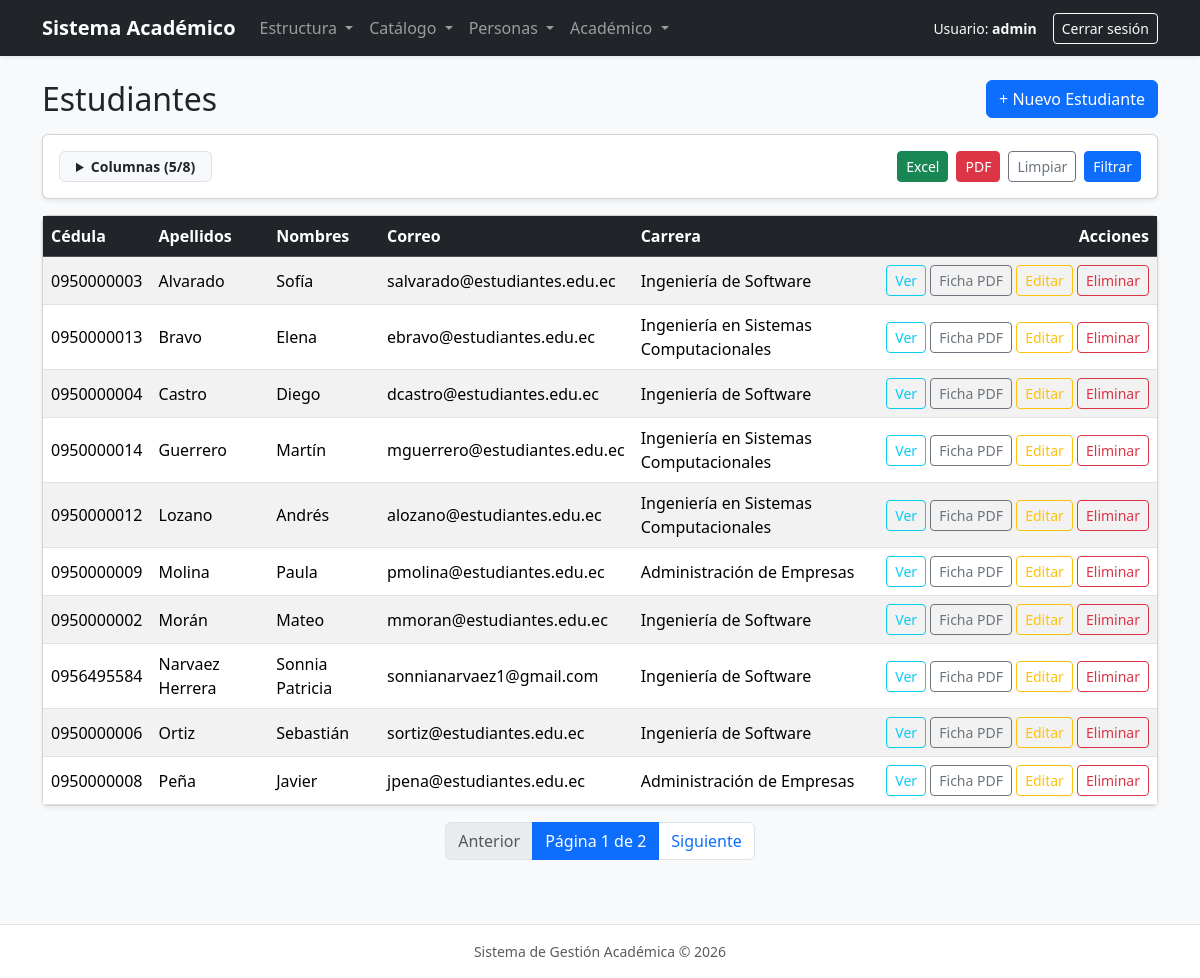
The page /academico/estudiantes/ (signed in) on the database its author committed.
### academico/models.py (models this page shows, shortened)
class Estudiante(ModeloBase):
    cedula = models.CharField(max_length=10, unique=True)
    nombres = models.CharField(max_length=100)
    apellidos = models.CharField(max_length=100)
    email = models.EmailField()
    telefono = models.CharField(max_length=15, blank=True)
    fecha_nacimiento = models.DateField(blank=True, null=True)  # opcional
    carrera = models.ForeignKey(
        Carrera, on_delete=models.PROTECT, related_name="estudiantes"
    )
    foto = models.ImageField(upload_to="estudiantes/", blank=True, null=True)
    class Meta:
        verbose_name = "Estudiante"
        verbose_name_plural = "Estudiantes"
        ordering = ["apellidos", "nombres"]

class Carrera(ModeloBase):
    facultad = models.ForeignKey(
        Facultad, on_delete=models.PROTECT, related_name="carreras"
    )
    codigo = models.CharField(max_length=20, unique=True)
    nombre = models.CharField(max_length=150)
    duracion_semestres = models.PositiveSmallIntegerField(default=8)
    class Meta:
        verbose_name = "Carrera"
        verbose_name_plural = "Carreras"
        ordering = ["nombre"]

### academico/views.py (the view, shortened to what this page needs)
# urls.py: path("estudiantes/", EstudianteListView.as_view(), name="estudiante_lista"),
class EstudianteListView(LoginRequiredMixin, ExportarMixin, ListView):
    model = Estudiante
    template_name = "academico/estudiante_lista.html"
    context_object_name = "estudiantes"
    paginate_by = 10
    titulo_reporte = "Listado de estudiantes"
    nombre_archivo = "estudiantes"
    filtro_form_class = FiltroEstudianteForm
    campos_disponibles = [
        ("cedula", "Cédula"),
        ("apellidos", "Apellidos"),
        ("nombres", "Nombres"),
        ("email", "Correo"),
        ("telefono", "Teléfono"),
        ("fecha_nacimiento", "Nacimiento"),
        ("carrera__nombre", "Carrera"),
        ("carrera__facultad__nombre", "Facultad"),
    ]
    campos_por_defecto = [
        "cedula",
        "apellidos",
        "nombres",
        "email",
        "carrera__nombre",
    ]
    def get_queryset(self):
        return Estudiante.objects.select_related("carrera__facultad").all()

### core/mixins.py (called while the page is built, shortened)
    def get_campos_seleccionados(self):
        permitidos = {ruta for ruta, _ in self.campos_disponibles}
        elegidos = [
            c for c in self.request.GET.getlist("campos") if c in permitidos
        ]
        if elegidos:
            return elegidos
        if self.campos_por_defecto:
            return list(self.campos_por_defecto)
        return [ruta for ruta, _ in self.campos_disponibles]

    def get(self, request, *args, **kwargs):
        formato = request.GET.get("exportar")
        return super().get(request, *args, **kwargs)

### core/utils.py (called while the page is built)
def valor_campo(objeto, ruta):
    actual = objeto
    for parte in ruta.split("__"):
        if actual is None:
            return ""
        metodo_display = getattr(actual, f"get_{parte}_display", None)
        if callable(metodo_display):
            actual = metodo_display()
        else:
            try:
                actual = getattr(actual, parte)
            except AttributeError:
                return ""
    if actual is None:
        return ""
    if isinstance(actual, datetime):
        return actual.strftime("%d/%m/%Y %H:%M")
    if isinstance(actual, date):
        return actual.strftime("%d/%m/%Y")
    return actual

### academico/templates/academico/estudiante_lista.html (shortened to what this page needs)
{% extends "base.html" %}
{% block contenido %}
<div class="d-flex justify-content-between align-items-center mb-3">
    <h2 class="mb-0">Estudiantes</h2>
    <a href="{% url 'academico:estudiante_crear' %}" class="btn btn-primary">
        + Nuevo Estudiante
    </a>
</div>
{% include "core/_filtros.html" %}
<div class="card shadow-sm">
    <div class="card-body p-0">
        <div class="table-responsive">
            <table class="table table-hover table-striped align-middle mb-0">
                <thead class="table-dark">
                    <tr>
                        {% for titulo in encabezados %}
                            <th>{{ titulo }}</th>
                        {% endfor %}
                        <th class="text-end">Acciones</th>
                    </tr>
                </thead>
                <tbody>
                    {% for est, valores in filas %}
                    <tr>
                        {% for val in valores %}
                            <td>{{ val|default:"-" }}</td>
                        {% endfor %}
                        <td class="text-end text-nowrap">
                            <a href="{% url 'academico:estudiante_detalle' est.pk %}" class="btn btn-sm btn-outline-info">Ver</a>
                            <a href="{% url 'academico:estudiante_pdf' est.pk %}" target="_blank" class="btn btn-sm btn-outline-secondary">Ficha PDF</a>
                            <a href="{% url 'academico:estudiante_editar' est.pk %}" class="btn btn-sm btn-outline-warning">Editar</a>
                            <a href="{% url 'academico:estudiante_eliminar' est.pk %}" class="btn btn-sm btn-outline-danger">Eliminar</a>
                        </td>
                    </tr>
                    {% empty %}
                    <tr>
                        <td colspan="{{ encabezados|length|add:1 }}" class="text-center py-4 text-muted">
                            No se encontraron estudiantes con los criterios seleccionados.
                        </td>
                    </tr>
                    {% endfor %}
                </tbody>
            </table>
        </div>
    </div>
</div>
{% if is_paginated %}
<nav aria-label="Paginación de estudiantes" class="mt-3">
    <ul class="pagination justify-content-center">
        {% if page_obj.has_previous %}
        <li class="page-item">
            <a class="page-link" href="?{% if consulta %}{{ consulta }}&{% endif %}page={{ page_obj.previous_page_number }}">
                Anterior
            </a>
        </li>
        {% else %}
        <li class="page-item disabled"><span class="page-link">Anterior</span></li>
        {% endif %}
        <li class="page-item active">
            <span class="page-link">
                Página {{ page_obj.number }} de {{ page_obj.paginator.num_pages }}
            </span>
        </li>
        {% if page_obj.has_next %}
        <li class="page-item">
            <a class="page-link" href="?{% if consulta %}{{ consulta }}&{% endif %}page={{ page_obj.next_page_number }}">
                Siguiente
            </a>
        </li>
        {% else %}
        <li class="page-item disabled"><span class="page-link">Siguiente</span></li>
        {% endif %}
    </ul>
</nav>
{% endif %}
{% endblock %}

### academico/templates/base.html (shortened to what this page needs)
<!DOCTYPE html>
<html lang="es-ec">
<head>
    <link href="https://cdn.jsdelivr.net/npm/bootstrap@5.3.3/dist/css/bootstrap.min.css" rel="stylesheet">
</head>
<body class="bg-light d-flex flex-column min-vh-100">
    <nav class="navbar navbar-expand-lg navbar-dark bg-dark shadow-sm mb-4">
        <div class="container">
            <a class="navbar-brand fw-bold" href="{% url 'academico:inicio' %}">
                Sistema Académico
            </a>
            <div class="collapse navbar-collapse" id="menuPrincipal">
                {% if user.is_authenticated %}
                <ul class="navbar-nav me-auto mb-2 mb-lg-0">
                    <li class="nav-item dropdown">
                        <a class="nav-link dropdown-toggle" href="#" role="button" data-bs-toggle="dropdown" aria-expanded="false">
                            Estructura
                        </a>
                    </li>
                    <li class="nav-item dropdown">
                        <a class="nav-link dropdown-toggle" href="#" role="button" data-bs-toggle="dropdown" aria-expanded="false">
                            Catálogo
                        </a>
                    </li>
                    <li class="nav-item dropdown">
                        <a class="nav-link dropdown-toggle" href="#" role="button" data-bs-toggle="dropdown" aria-expanded="false">
                            Personas
                        </a>
                    </li>
                    <li class="nav-item dropdown">
                        <a class="nav-link dropdown-toggle" href="#" role="button" data-bs-toggle="dropdown" aria-expanded="false">
                            Académico
                        </a>
                    </li>
                </ul>
                <div class="d-flex align-items-center gap-3">
                    <span class="text-light small">
                        Usuario: <strong>{{ user.username }}</strong>
                    </span>
                    <form method="post" action="{% url 'logout' %}" class="m-0">
                        <button type="submit" class="btn btn-outline-light btn-sm">Cerrar sesión</button>
                    </form>
                </div>
                {% endif %}
            </div>
        </div>
    </nav>
    <main class="container flex-grow-1 mb-5">
        {% block contenido %}{% endblock %}
    </main>
    <footer class="bg-white border-top py-3 text-center text-muted small mt-auto">
        <div class="container">
            Sistema de Gestión Académica &copy; 2026
        </div>
    </footer>
</body>
</html>

### core/templates/core/_filtros.html (shortened to what this page needs)
<div class="card shadow-sm mb-3">
    <div class="card-body">
        <form method="get">
            <div class="d-flex flex-wrap justify-content-between align-items-center gap-2">
                {% if campos_disponibles %}
                <details class="border rounded px-3 py-1 bg-light">
                    <summary class="fw-semibold small" style="cursor: pointer;">
                        Columnas ({{ campos_seleccionados|length }}/{{ campos_disponibles|length }})
                    </summary>
                </details>
                {% else %}
                <div></div>
                {% endif %}
                <div class="d-flex gap-2">
                    <a href="?{% if consulta %}{{ consulta }}&{% endif %}exportar=excel"
                       class="btn btn-success btn-sm">
                        Excel
                    </a>
                    <a href="?{% if consulta %}{{ consulta }}&{% endif %}exportar=pdf"
                       target="_blank"
                       class="btn btn-danger btn-sm">
                        PDF
                    </a>
                    <a href="{{ request.path }}" class="btn btn-outline-secondary btn-sm">
                        Limpiar
                    </a>
                    <button type="submit" class="btn btn-primary btn-sm">
                        Filtrar
                    </button>
                </div>
            </div>
        </form>
    </div>
</div>

### rows shown on the page
Estudiante: valores "0950000003" "Alvarado" "Sofía" "salvarado@estudiantes.edu.ec"
Carrera: valores "Ingeniería de Software" "Ingeniería de Software" "Ingeniería de Software" "Ingeniería de Software" "Ingeniería de Software"
Estudiante: valores "0950000013" "Bravo" "Elena" "ebravo@estudiantes.edu.ec"
Carrera: valores "Ingeniería en Sistemas Computacionales" "Ingeniería en Sistemas Computacionales" "Ingeniería en Sistemas Computacionales"
Estudiante: valores "0950000004" "Castro" "Diego" "dcastro@estudiantes.edu.ec"
Estudiante: valores "0950000014" "Guerrero" "Martín" "mguerrero@estudiantes.edu.ec"
Estudiante: valores "0950000012" "Lozano" "Andrés" "alozano@estudiantes.edu.ec"
Estudiante: valores "0950000009" "Molina" "Paula" "pmolina@estudiantes.edu.ec"
Carrera: valores "Administración de Empresas" "Administración de Empresas"
Estudiante: valores "0950000002" "Morán" "Mateo" "mmoran@estudiantes.edu.ec"
Estudiante: valores "0956495584" "Narvaez Herrera" "Sonnia Patricia" "sonnianarvaez1@gmail.com"
Estudiante: valores "0950000006" "Ortiz" "Sebastián" "sortiz@estudiantes.edu.ec"
Estudiante: valores "0950000008" "Peña" "Javier" "jpena@estudiantes.edu.ec"

### other values the page prints
{{ user.username }} "admin"
{{ campos_seleccionados|length }} "5"
{{ campos_disponibles|length }} "8"
{{ titulo }} "Cédula" "Apellidos" "Nombres" "Correo" "Carrera"
{{ page_obj.number }} "1"
{{ page_obj.paginator.num_pages }} "2"
